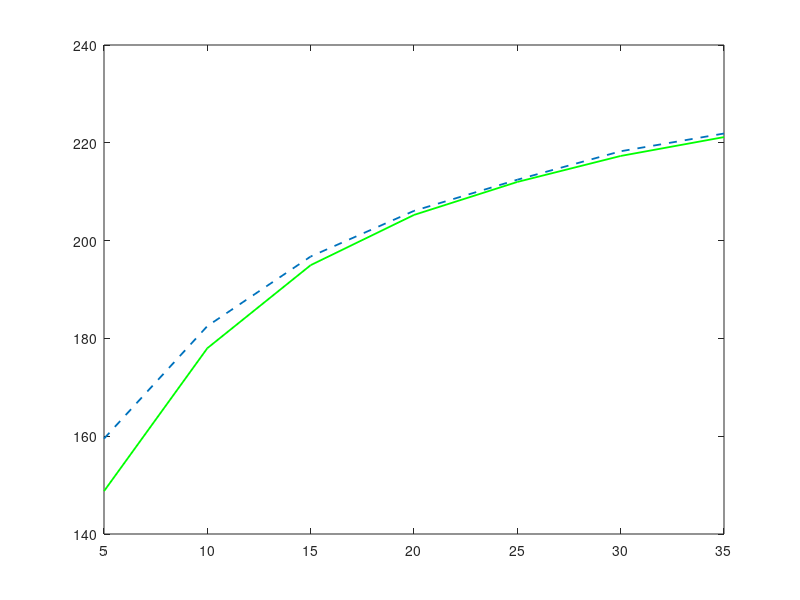

Recreate this plot in MATLAB. (Note: this script raises an error after producing the figure.)
%% Minutes
x_label = [5	10	15	20	25 30 35]



%% for DeadlinMissRatio

%Miss ratio
%y_11 = [0.59665	0.47519	0.38774	0.32703	0.2832	0.24331	0.21605]
%y_12 = [0.63005	0.49468	0.39782	0.33724	0.28832	0.25177	0.22396]
%y_13 = [0.63005	0.49468	0.39782	0.33724	0.28832	0.25177	0.22396]

%y_12 = [0.63783	0.49803	0.39855	0.33215	0.2857	0.24812	0.22095]
%y_13 = [0.63783	0.49803	0.39855	0.33215	0.2857	0.24812	0.22095]



%E[V_O]
%y_11 = [85.142072	64.599316	52.637756	44.333036	38.278622	34.055849	30.466198]
%y_12 = [70.694778	54.021803	44.32808	37.439199	32.873244	29.500626	26.648732]
%y_13 = [70.694778	54.021803	44.32808	37.439199	32.873244	29.500626	26.648732]

%y_12 = [69.495247	53.444328	44.454156	37.730371	32.81938	29.383092	26.706044]
%y_13 = [69.495247	53.444328	44.454156	37.730371	32.81938	29.383092	26.706044]

%E[V_D]
y_11 = [159.496778	182.514299	196.747714	206.080882	212.451723	218.271357	221.898404]
%y_12 = [149.375314	178.177798	195.06631	204.160323	211.465821	216.915929	220.907407]
%y_13 = [149.375314	178.177798	195.06631	204.160323	211.465821	216.915929	220.907407]

y_12 = [148.758119	177.994131	194.97572	205.250661	211.994963	217.309926	221.167376]
y_13 = [148.758119	177.994131	194.97572	205.250661	211.994963	217.309926	221.167376]


i = i+1;
figure(i)

sz = 80;
plot(x_label,y_11,'--', 'LineWidth',1.3)
%scatter(x_label,y_11,sz,'d','green', 'LineWidth',1.3)
hold on
plot(x_label,y_12,'-', 'LineWidth',1.3,'color','green')
%scatter(x_label,y_12,sz2,'s','red', 'LineWidth',1.3)
hold on
%plot(x_label,y_13,'-', 'LineWidth',1.3)
scatter(x_label,y_13,sz,'d','red', 'LineWidth',1.3)
hold on


%ylabel('P_{miss}')
%ylabel('Average Offloading Volume (MB)')
ylabel('Average Download Volume (MB)')
xlabel('B_1 (Unit: Mbps)')


xticklabels({'5',	'10',	'15',	'20',	'25','30', '35'});

												
xlim([5, 30]);

%xticklabels({'0',	'1',	'2',	'3',	'4','5',	'6',	'7',	'8',	'9',	'10',	'11',	'12',	'13',	'14',	'15',	'16',	'17'	,'18'	,'20'	,'21'	,'22',	'23',	'24',	'26'});
set(gca, 'XTick', x_label);
%set(gca,'xticklabel',num2str(get(gca,'XTick')','%.4f'))
%legend({'F=200','F=500','F=1000'},'NumColumns',1);

legend({'Sou model (Math.)','Proposed Model (Math.)','Proposed Model (Sim.)'},'NumColumns',1);

%legend({'Constant Bandwidth','Multiple Bandwidth (E[t_1]=E[t_2])<E[T_C]','Multiple Bandwidth E[t_1]=E[t_2]=E[T_C]'},'NumColumns',1);
%legend({'Constant Bandwidth','Multiple Bandwidth (E[t_1]=E[t_2]=E[t_3])<E[T_C]','Multiple Bandwidth E[t_1]=E[t_2]=E[t_3]=E[T_C]'},'NumColumns',1);

hold off;
grid on;